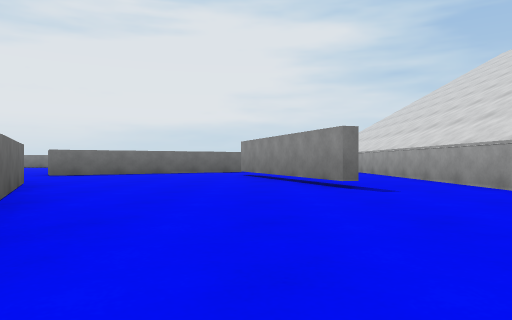
[1] (above)

22 first-person views from a walk through a Unity game level. The camera is 0.3 m above the floor, looks level and sees 70° across. The floor is counted in squares, 1 m on a side. Each view is taken from the middle of a square. On the plan, view 1 faces up. The plan holds only what a view shows up to about 9 squares ahead; the rest is blank. The place goes on beyond the plan. The player character is not drawn.

[2]
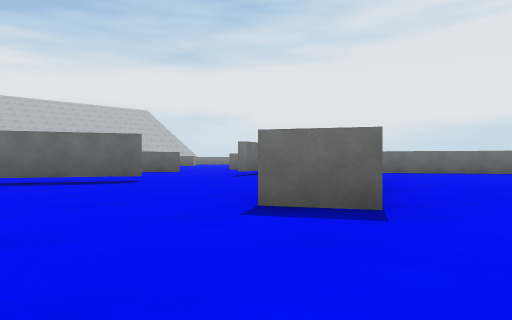

[3]
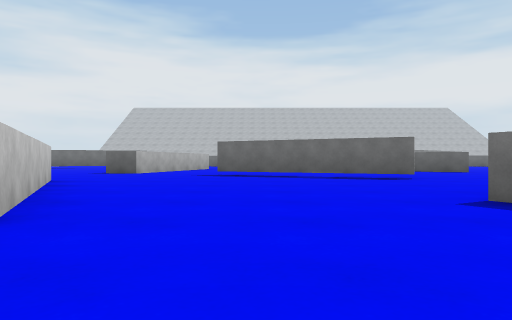

[4]
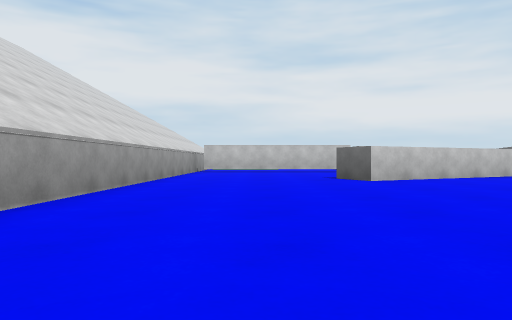

[5]
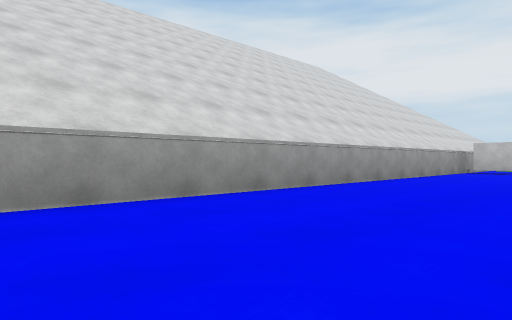

[6]
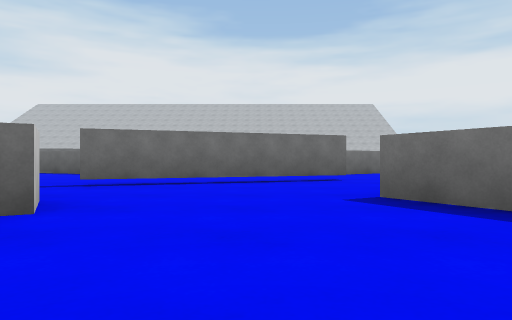

[7]
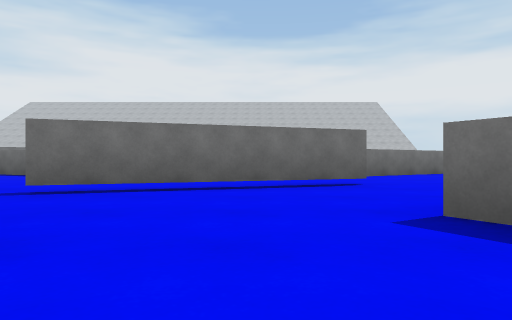

[8]
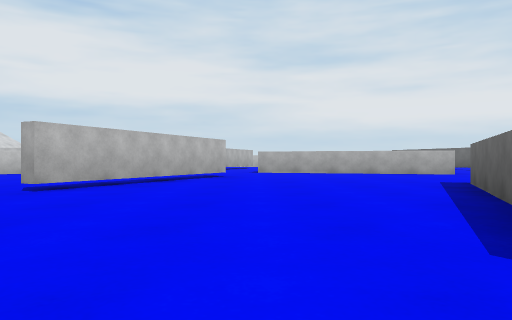

[9]
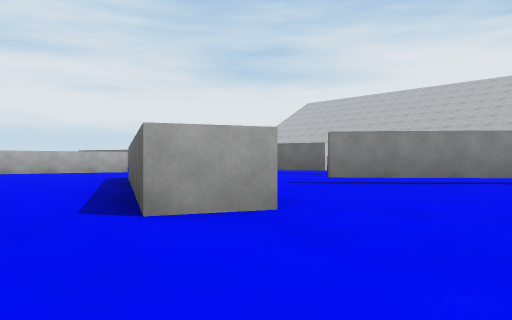

[10]
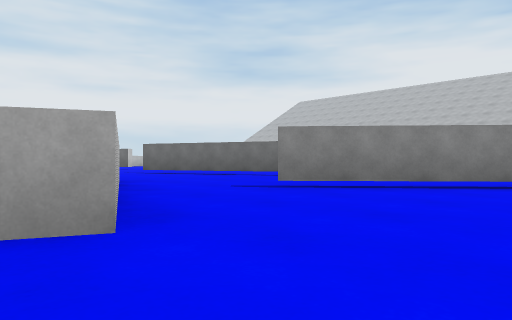

[11]
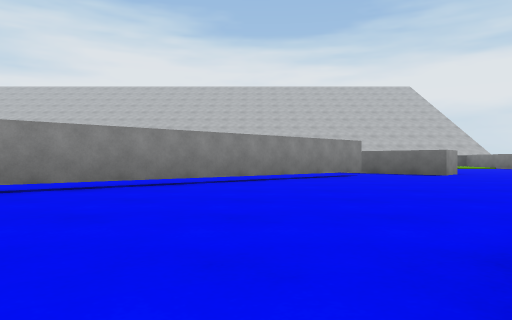

[12]
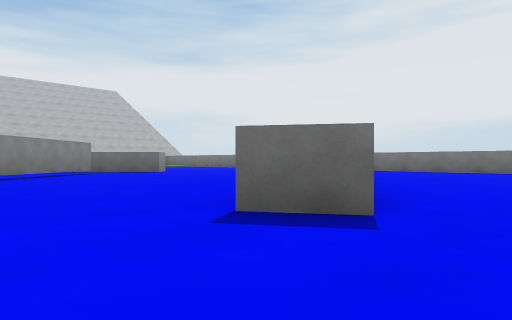

[13]
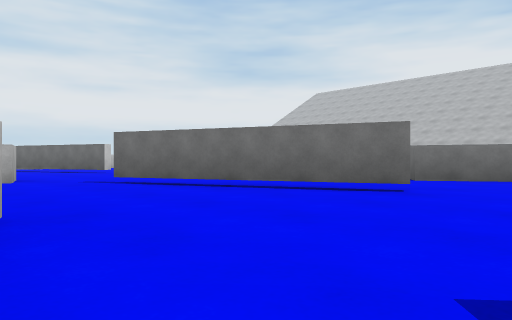

[14]
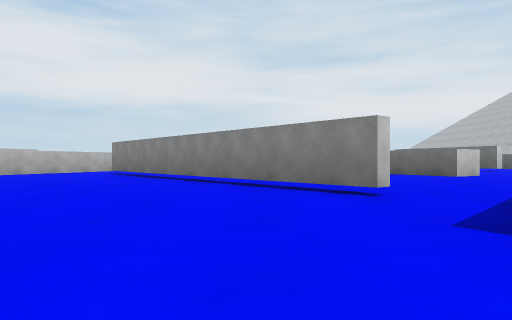

[15]
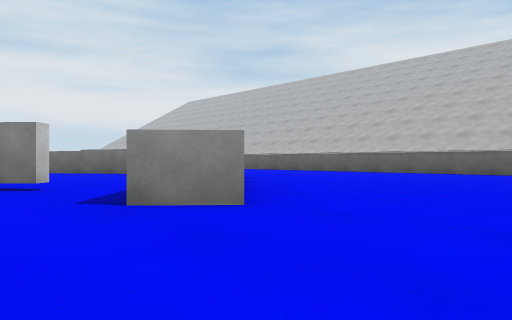

[16]
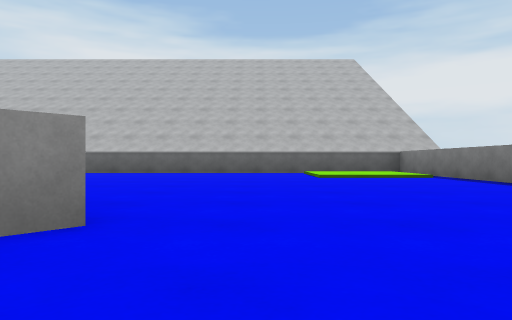

[17]
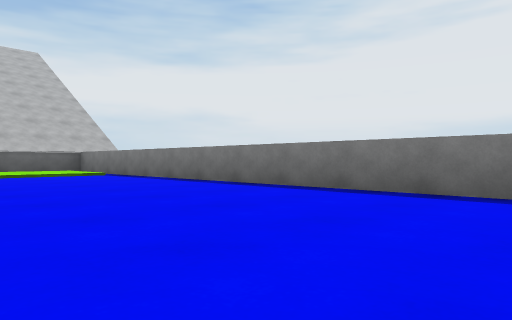

[18]
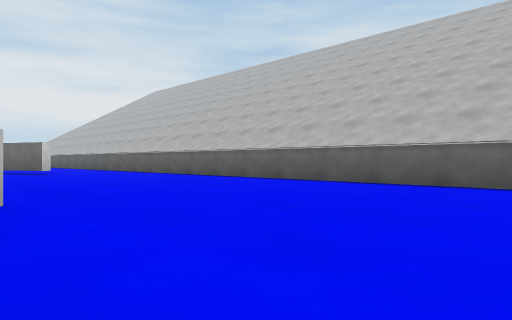

[19]
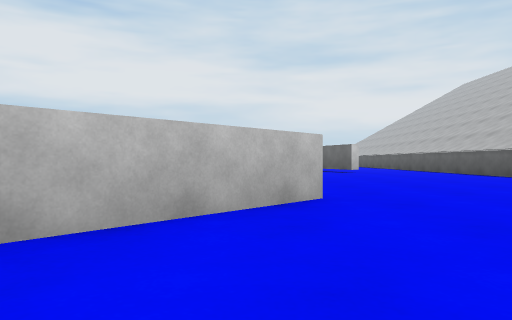

[20]
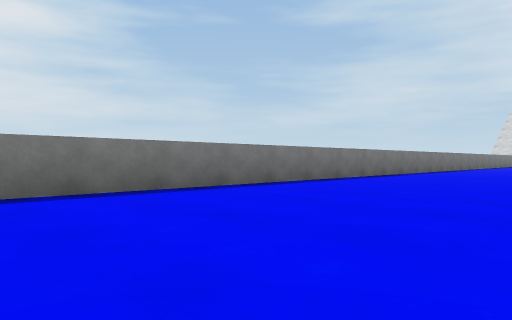

[21]
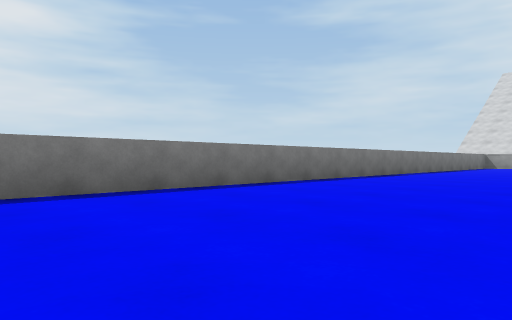

[22]
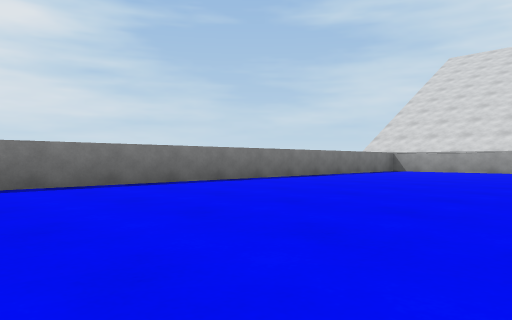

### Floor plan
Key: @ floor where view 1 was taken; # wall or solid block; x gap in a wall; . main floor; : floor 0.05 m higher than the main floor; / step, stairs or slope; T thing the floor can be seen under or through.
Columns run from 23 left of view 1 to 3 right of it. Each row starts with its distance up from view 1.
 15 #########################
 14 #///......................
 13 #/:/......................#
 12 #///......................#
 11 #........................
 10 #......#.....#......
  9 #.....##.....##....  ##.  #
  8 #....##.T.....#....###.. .#
  7 #....#..TT....##.T.....# .#
  6 #........TT......T.....#..#
  5 #....... .TT.....T.....##.#
  4 #....#.. ..TT.##.T..#...#.#
  3 #....##   ....#.....##....#
  2 #...   #.....##......#....#
  1 #..#   #..T..#....T..#....#
  0   .#     .T......TT....@..#
 -1          .TT.....T........#
 -2           ................#
 -3           ..###......##...#
 -4           ... ##...### ...#
 -5           ..   ...    ....#
 -6           #.          ###x#
 -7           #.             .#

Positions as (right, up) in squares from view 1, and headings:
1: (0, 0), facing up
2: (0, -1), facing up-left
3: (1, -1), facing left
4: (1, 3), facing down
5: (0, 3), facing down-right
6: (-1, 6), facing left
7: (-2, 6), facing left
8: (-7, 5), facing down
9: (-7, 6), facing down-left
10: (-8, 6), facing down-left
11: (-8, 6), facing left
12: (-7, 5), facing up-left
13: (-10, 3), facing down-left
14: (-14, 11), facing down
15: (-14, 12), facing down-left
16: (-14, 11), facing left
17: (-13, 11), facing up-left
18: (-18, 10), facing down-left
19: (-18, 10), facing down
20: (-17, 11), facing up-right
21: (-12, 11), facing up-right
22: (-7, 10), facing up-right
